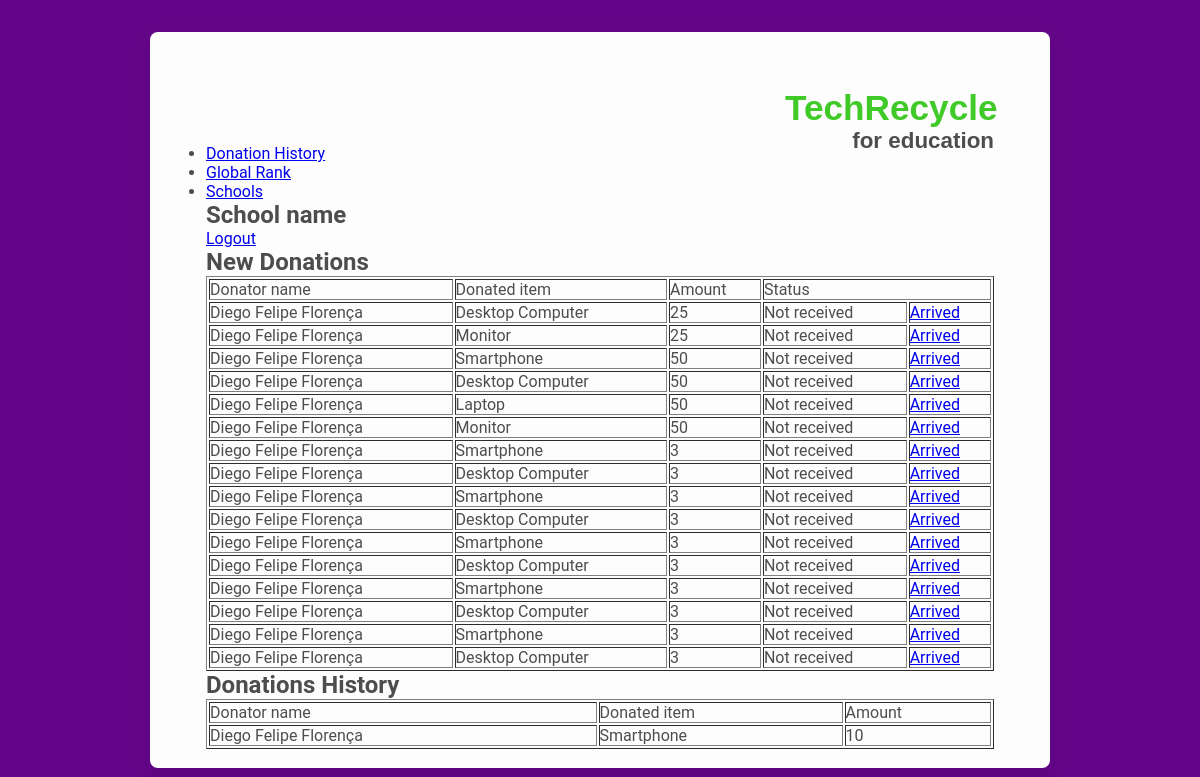
The page /school_page (signed in) on the database its author committed.
### tables this page shows
CREATE TABLE "donations" (
	"id"	INTEGER,
	"user_id"	VARCHAR(255),
	"school_id"	VARCHAR(255),
	"item_id"	VARCHAR(255),
	"amount"	VARCHAR(255),
	"received"	INTEGER,
	PRIMARY KEY("id")
);

CREATE TABLE 'users' ( 'id' INTEGER PRIMARY KEY, 'name' VARCHAR(255), 'email' VARCHAR(255), 'password' VARCHAR(255), 'photo' VARCHAR(255) );

CREATE TABLE 'items' ( 'id' INTEGER PRIMARY KEY, 'name' VARCHAR(255), 'description' VARCHAR(255), 'icon' VARCHAR(255), 'scores' INTEGER );

### app.py (the view)
@app.route('/school_page')
def schoolPage():
    if 'userId' in session:
        schoolId = session['userId']
        con = sql.connect(DATABASE)
        con.row_factory = sql.Row
        cursor = con.cursor()
        itemId = request.args.get('id')
        if itemId:
            cursor.execute(
                'UPDATE `donations` SET `received` = 1 WHERE id = ?', [itemId])
            con.commit()
        cursor.execute(
            'SELECT donations.id, donations.amount, donations.received, users.name AS user, items.name AS item, items.scores FROM `donations` INNER JOIN `schools` ON schools.id = donations.school_id INNER JOIN `items` ON items.id = donations.item_id INNER JOIN `users` ON users.id = donations.user_id WHERE donations.school_id=?', [schoolId])
        donations = cursor.fetchall()
        return render_template('school_page.html', donations=donations)
    else:
        return redirect('/login')

### templates/school_page.html
{% extends "layout.html" %} {% block headerLinks %}
<li><a href="/user_page">Donation History</a></li>
<li><a href="/rank">Global Rank</a></li>
<li><a href="/schools">Schools</a></li>
{% endblock %} {% block content %}
<h2>School name</h2>
<a href="/logout">Logout</a>
<h2>New Donations</h2>
<table border="1">
  <thead>
    <td>Donator name</td>
    <td>Donated item</td>
    <td>Amount</td>
    <td colspan="2">Status</td>
  </thead>
  {% for donation in donations %} {% if donation['received'] == 0 %}
  <tr>
    <td>{{ donation['user'] }}</td>
    <td>{{ donation['item'] }}</td>
    <td>{{ donation['amount'] }}</td>
    <td>Not received</td>
    <td><a href="/school_page?id={{ donation['id'] }}">Arrived</a></td>
  </tr>
  {% endif %} {% endfor %}
</table>
<h2>Donations History</h2>
<table border="1">
  <thead>
    <td>Donator name</td>
    <td>Donated item</td>
    <td>Amount</td>
  </thead>
  {% for donation in donations %} {% if donation['received'] == 1 %}
  <tr>
    <td>{{ donation['user'] }}</td>
    <td>{{ donation['item'] }}</td>
    <td>{{ donation['amount'] }}</td>
  </tr>
  {% endif %} {% endfor %}
</table>
{% endblock%}

### static/css/style.css (style rules this page uses)
:root { --primary: #4d4d4d; --secondary: #ffffff; --white: #fdfdfd; --darkgray: #3d3d3d; --lightgray: #8d8d8d; --green: #3fca28; --purple: #65068a; --shadow: 0px 4px 4px rgba(0, 0, 0, 0.04), 0px 4px 16px rgba(0, 0, 0, 0.08); --shadow-big: 0px 8px 8px rgba(0, 0, 0, 0.04), 0px 8px 32px rgba(0, 0, 0, 0.08); }
* { margin: 0; padding: 0; -webkit-box-sizing: border-box; box-sizing: border-box; }
html, body, #root { max-height: 100vh; max-width: 100vw; height: 100%; width: 100%; }
body { padding: 2em; font-family: 'Roboto', sans-serif; color: var(--primary); background-color: var(--purple); }

### rows shown on the page
donations: user "Diego Felipe Florença", item "Desktop Computer", amount "25"
donations: user "Diego Felipe Florença", item "Monitor", amount "25"
donations: user "Diego Felipe Florença", item "Smartphone", amount "50"
donations: user "Diego Felipe Florença", item "Desktop Computer", amount "50"
donations: user "Diego Felipe Florença", item "Laptop", amount "50"
donations: user "Diego Felipe Florença", item "Monitor", amount "50"
donations: user "Diego Felipe Florença", item "Smartphone", amount "3"
donations: user "Diego Felipe Florença", item "Desktop Computer", amount "3"
donations: user "Diego Felipe Florença", item "Smartphone", amount "3"
donations: user "Diego Felipe Florença", item "Desktop Computer", amount "3"
donations: user "Diego Felipe Florença", item "Smartphone", amount "3"
donations: user "Diego Felipe Florença", item "Desktop Computer", amount "3"
donations: user "Diego Felipe Florença", item "Smartphone", amount "3"
donations: user "Diego Felipe Florença", item "Desktop Computer", amount "3"
donations: user "Diego Felipe Florença", item "Smartphone", amount "3"
donations: user "Diego Felipe Florença", item "Desktop Computer", amount "3"
donations: user "Diego Felipe Florença", item "Smartphone", amount "10"
